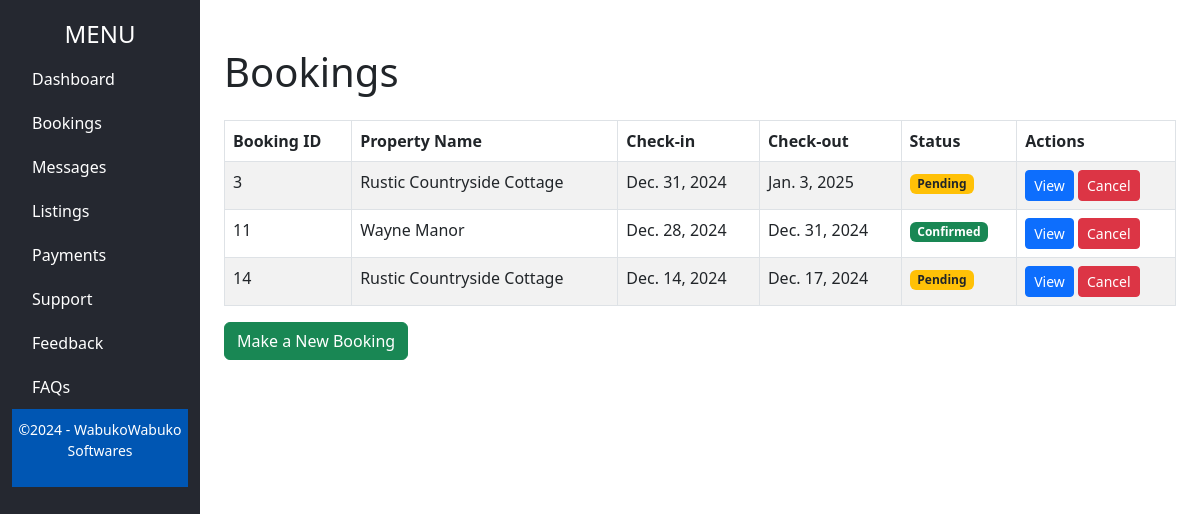
The page /bookings/ (signed in) on the database its author committed.
### App/models.py (models this page shows, shortened)
class Booking(models.Model):
    listing = models.ForeignKey(Listing, on_delete=models.CASCADE, related_name='bookings')
    guest = models.ForeignKey(User, on_delete=models.CASCADE, related_name='bookings')
    start_date = models.DateField()
    end_date = models.DateField()
    total_price = models.DecimalField(max_digits=10, decimal_places=2)
    created_at = models.DateTimeField(auto_now_add=True)

class Listing(models.Model):
    host = models.ForeignKey(User, on_delete=models.CASCADE, related_name='listings')
    title = models.CharField(max_length=255)
    description = models.TextField()
    address = models.CharField(max_length=255)
    price_per_night = models.DecimalField(max_digits=10, decimal_places=2)
    max_guests = models.PositiveIntegerField()
    created_at = models.DateTimeField(auto_now_add=True)

### App/views.py (the view)
# urls.py: path('bookings/', views.bookings, name="bookings_page"),
@login_required
def bookings(request):
    if request.user.is_authenticated:
        bookings = Booking.objects.filter(guest=request.user.id)
    else:
        bookings = []
    context = {
        'bookings': bookings
    }
    return render(request, 'bookings.html', context)

### App/templates/bookings.html (shortened to what this page needs)
{% extends 'baseForAfterLogin.html' %}
{% block mainContent %}
    <div class="container my-5">
        <h1 class="mb-4">Bookings</h1>
        <table class="table table-bordered table-striped">
            <thead>
                <tr>
                    <th>Booking ID</th>
                    <th>Property Name</th>
                    <th>Check-in</th>
                    <th>Check-out</th>
                    <th>Status</th>
                    <th>Actions</th>
                </tr>
            </thead>
            <tbody>
                {% for booking in bookings %}
                    <tr>
                        <td>{{ booking.id }}</td>
                        <td>{{ booking.listing.title }}</td>
                        <td>{{ booking.start_date }}</td>
                        <td>{{ booking.end_date }}</td>
                        <td>
                            {% if booking.payment.status == "Completed" %}
                                <span class="badge bg-success">Confirmed</span>
                            {% else %}
                                <span class="badge bg-warning text-dark">Pending</span>
                            {% endif %}
                        </td>
                        <td>
                            <button class="btn btn-primary btn-sm" data-bs-toggle="modal" data-bs-target="#viewBookingModal{{ booking.id }}">View</button>
                            <a href="{% url 'cancel_booking' booking.id %}" class="btn btn-danger btn-sm">Cancel</a>
                        </td>
                    </tr>
                {% endfor %}
            </tbody>
        </table>
        <a href="{% url 'make_booking_page' %}" class="btn btn-success">Make a New Booking</a>
    </div>
{% endblock mainContent %}

### rows shown on the page
Booking: id "3", listing "Rustic Countryside Cottage", start_date "Dec. 31, 2024", end_date "Jan. 3, 2025", shows "Pending"
Booking: id "11", listing "Wayne Manor", start_date "Dec. 28, 2024", end_date "Dec. 31, 2024", shows "Confirmed"
Booking: id "14", listing "Rustic Countryside Cottage", start_date "Dec. 14, 2024", end_date "Dec. 17, 2024", shows "Pending"
